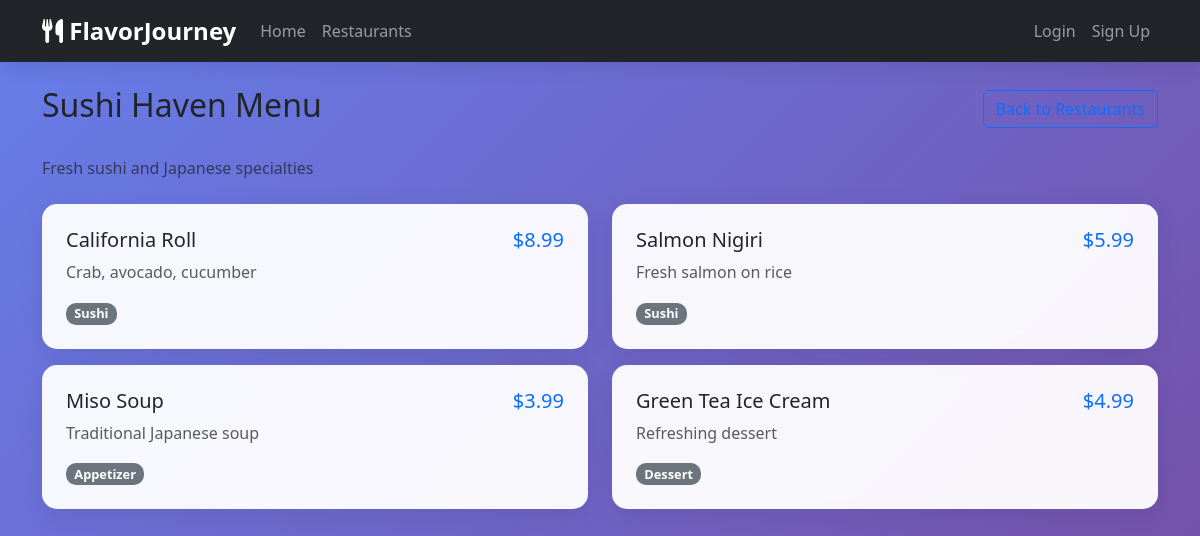
The app's page /menu/2 with its own data.
### models.py (models this page shows)
class Restaurant(db.Model):
    id = db.Column(db.Integer, primary_key=True)
    name = db.Column(db.String(100), nullable=False)
    description = db.Column(db.Text)
    image_url = db.Column(db.String(200))
    category = db.Column(db.String(50), default='Other')
    phone = db.Column(db.String(20))
    email = db.Column(db.String(120))
    created_at = db.Column(db.DateTime, default=lambda: datetime.now(timezone.utc))
    menu_items = db.relationship('MenuItem', backref='restaurant', lazy=True, cascade='all, delete-orphan')

class MenuItem(db.Model):
    id = db.Column(db.Integer, primary_key=True)
    name = db.Column(db.String(100), nullable=False)
    description = db.Column(db.Text)
    price = db.Column(db.Float, nullable=False)
    category = db.Column(db.String(50))
    image_url = db.Column(db.String(200))
    is_available = db.Column(db.Boolean, default=True)
    restaurant_id = db.Column(db.Integer, db.ForeignKey('restaurant.id'), nullable=False)
    created_at = db.Column(db.DateTime, default=lambda: datetime.now(timezone.utc))

### app.py (the view)
@app.route('/menu/<int:restaurant_id>')
def menu(restaurant_id):
    restaurant = Restaurant.query.get_or_404(restaurant_id)
    menu_items = MenuItem.query.filter_by(restaurant_id=restaurant_id).all()
    return render_template('menu.html', restaurant=restaurant, menu_items=menu_items)

### templates/menu.html (shortened to what this page needs)
{% extends "base.html" %}
{% block content %}
<div class="d-flex justify-content-between align-items-center mb-4">
    <h2>{{ restaurant.name }} Menu</h2>
    <a href="{{ url_for('restaurants') }}" class="btn btn-outline-primary">Back to Restaurants</a>
</div>
<p class="text-muted mb-4">{{ restaurant.description }}</p>
<div class="row">
    {% for item in menu_items %}
    <div class="col-md-6 mb-3">
        <div class="card menu-item-card">
            <div class="card-body">
                <div class="d-flex justify-content-between align-items-start">
                    <div>
                        <h5 class="card-title">{{ item.name }}</h5>
                        <p class="card-text text-muted">{{ item.description }}</p>
                        <span class="badge bg-secondary">{{ item.category }}</span>
                    </div>
                    <div class="text-end">
                        <span class="h5 text-primary">${{ "%.2f"|format(item.price) }}</span>
                    </div>
                </div>
            </div>
        </div>
    </div>
    {% endfor %}
</div>
{% endblock %}

### static/style.css (style rules this page uses)
:root { --primary-color: #6c5ce7; --secondary-color: #a29bfe; --accent-color: #fd79a8; --dark-color: #2d3436; --light-color: #dfe6e9; }
body { background: linear-gradient(135deg, #667eea 0%, #764ba2 100%); min-height: 100vh; font-family: 'Segoe UI', Tahoma, Geneva, Verdana, sans-serif; }
.card { border: none; border-radius: 15px; box-shadow: 0 10px 30px rgba(0, 0, 0, 0.1); transition: transform 0.3s ease; backdrop-filter: blur(10px); background: rgba(255, 255, 255, 0.95); }
.restaurant-card, .menu-item-card { border-left: 4px solid var(--primary-color); }
.badge { border-radius: 10px; font-size: 0.8rem; }
.card { border: none; border-radius: 15px; box-shadow: 0 5px 25px rgba(0, 0, 0, 0.08); }
.card-body { padding: 1.5rem; }

### records on screen
Restaurant: name "Sushi Haven", description "Fresh sushi and Japanese specialties"
MenuItem: name "California Roll", description "Crab, avocado, cucumber", category "Sushi", price "8.99"
MenuItem: name "Salmon Nigiri", description "Fresh salmon on rice", category "Sushi", price "5.99"
MenuItem: name "Miso Soup", description "Traditional Japanese soup", category "Appetizer", price "3.99"
MenuItem: name "Green Tea Ice Cream", description "Refreshing dessert", category "Dessert", price "4.99"
